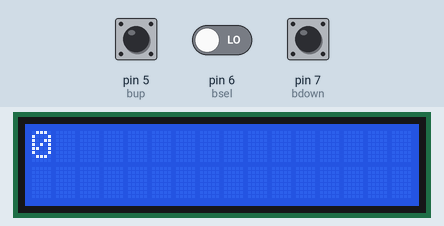
A sketch run on a simulated Arduino Uno, built with avr-gcc and run on an emulated ATmega328P. Parts: 16×2 character LCD. Inputs (shaded band) come from the test bench; at power-on: pin 7 (bdown) LOW, pin 5 (bup) LOW, pin 6 (bsel) LOW. What the sketch prints to the serial monitor is not drawn.

Above: at 3.8 s.
3.9 s: pin 7 (bdown) pulled HIGH for 3.2 s
At 5.39 s:
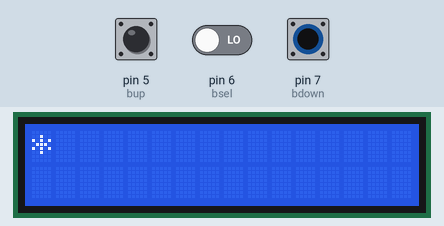
At 7.8 s:
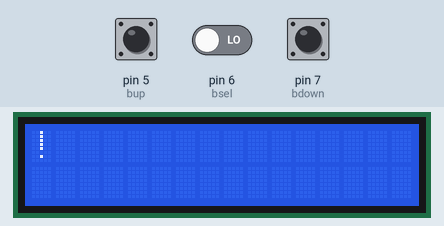
8.6 s: pin 7 (bdown) pulled HIGH for 1 s
11.2 s: pin 7 (bdown) pulled HIGH for 0.15 s
12.9 s: pin 7 (bdown) pulled HIGH for 0.15 s
14.6 s: pin 7 (bdown) pulled HIGH for 3.2 s
19.3 s: pin 7 (bdown) pulled HIGH for 1 s
Timing chart, 0 to 22.3 s (numbered marks = the images above; inputs shaded):
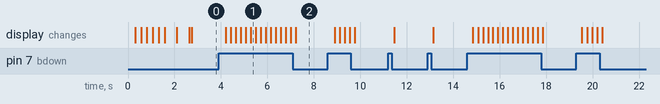

Measured:
- after the input at 3.9 s, the display: first changes after 0.30 s (image 1 shows a later state)

The sketch:

LCD_Test.ino
```cpp
/* YourDuino.com Example Software Sketch
  16 character 2 line I2C Display
  Backpack Interface labelled "A0 A1 A2" at lower right.
  ..and
  Backpack Interface labelled "YwRobot Arduino LCM1602 IIC V1"
  MOST use address 0x27, a FEW use 0x3F
  terry@yourduino.com */

/*-----( Import needed libraries )-----*/
#include <Wire.h>  // Comes with Arduino IDE
// Get the LCD I2C Library here:
// https://bitbucket.org/fmalpartida/new-liquidcrystal/downloads
// Move any other LCD libraries to another folder or delete them
// See Library "Docs" folder for possible commands etc.
#include <LiquidCrystal_I2C.h>

/*-----( Declare Constants )-----*/
/*-----( Declare objects )-----*/
// set the LCD address to 0x27 for a 16 chars 2 line display
// A FEW use address 0x3F
// Set the pins on the I2C chip used for LCD connections:
//                    addr, en,rw,rs,d4,d5,d6,d7,bl,blpol
LiquidCrystal_I2C lcd(0x27, 2, 1, 0, 4, 5, 6, 7, 3, POSITIVE);  // Set the LCD I2C address

/*-----( Declare Variables )-----*/
//NONE
int bsel = 6;
int bup = 5;
int bdown = 7;
int x = 0;
int y = 0;
int stateBup = 0;
int stateBdown = 0;
int stateBsel = 0;
int a = 0;
int b = 0;

void setup()   /*----( SETUP: RUNS ONCE )----*/
{
  pinMode(bsel, INPUT);
  pinMode(bup, INPUT);
  pinMode(bdown, INPUT);

  Serial.begin(9600);  // Used to type in characters

  lcd.begin(16, 2);  // initialize the lcd for 16 chars 2 lines, turn on backlight

  // ------- Quick 3 blinks of backlight  -------------
  for (int i = 0; i < 3; i++)
  {
    lcd.backlight();
    delay(250);
    lcd.noBacklight();
    delay(250);
  }
  lcd.backlight(); // finish with backlight on

  //-------- Write characters on the display ------------------
  // NOTE: Cursor Position: (CHAR, LINE) start at 0
  lcd.setCursor(0, 0); //Start at character 4 on line 0
  lcd.print("    < Menu >    ");
  delay(500);
  lcd.setCursor(0, 1);
  lcd.print("HI!YourDuino.com");
  delay(500);

  // Wait and then tell user they can start the Serial Monitor and type in characters to
  // Display. (Set Serial Monitor option to "No Line Ending")
  lcd.clear();
  lcd.setCursor(0, 0); //Start at character 0 on line 0
  lcd.print("Use Serial Mon");
  lcd.setCursor(0, 1);
  lcd.print("Type to display");


}/*--(end setup )---*/


void loop()   /*----( LOOP: RUNS CONSTANTLY )----*/
{
  {

    stateBup = digitalRead(bup);
    stateBdown = digitalRead(bdown);
    stateBsel = digitalRead(bsel);
    if (stateBup == 1) {
      (x += 1);
      delay(100);
      Serial.println("bUP");
    }
    if (stateBdown == 1) {
      (x -= 1);
      delay(100);
      Serial.println("bDOWN");
    }
    if (stateBsel == 1) {
      (x = 0);
      delay(100);
      Serial.println("bSEL");
    }
    delay(100);
    // clear the screen
    lcd.clear();

    a = (x+48);
    lcd.write(a);
    Serial.println(a);
    delay(10);

  }
}


/* --(end main loop )-- */


/* ( THE END ) */
```
